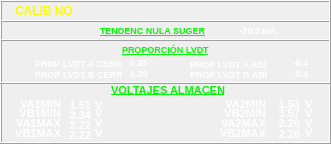
  <widget class="QFrame" name="frCALIB_2">
   <property name="geometry">
    <rect>
     <x>350</x>
     <y>195</y>
     <width>331</width>
     <height>144</height>
    </rect>
   </property>
   <property name="frameShape">
    <enum>QFrame::Box</enum>
   </property>
   <property name="frameShadow">
    <enum>QFrame::Raised</enum>
   </property>
   <widget class="QFrame" name="frCALIB_Sub1_3">
    <property name="geometry">
     <rect>
      <x>0</x>
      <y>20</y>
      <width>331</width>
      <height>21</height>
     </rect>
    </property>
    <property name="frameShape">
     <enum>QFrame::Box</enum>
    </property>
    <property name="frameShadow">
     <enum>QFrame::Raised</enum>
    </property>
    <widget class="QLabel" name="lbTENSUGT_1">
     <property name="geometry">
      <rect>
       <x>100</x>
       <y>2</y>
       <width>120</width>
       <height>16</height>
      </rect>
     </property>
     <property name="font">
      <font>
       <pointsize>7</pointsize>
       <weight>75</weight>
       <bold>true</bold>
       <underline>true</underline>
      </font>
     </property>
     <property name="layoutDirection">
      <enum>Qt::LeftToRight</enum>
     </property>
     <property name="styleSheet">
      <string notr="true">background-color: rgba(255, 255, 255, 0);
color: rgb(8, 247, 8);</string>
     </property>
     <property name="text">
      <string>TENDENC NULA SUGER</string>
     </property>
    </widget>
    <widget class="QLabel" name="lbTENSUGU_3">
     <property name="geometry">
      <rect>
       <x>262</x>
       <y>2</y>
       <width>41</width>
       <height>16</height>
      </rect>
     </property>
     <property name="font">
      <font>
       <pointsize>7</pointsize>
       <weight>75</weight>
       <bold>true</bold>
       <underline>false</underline>
      </font>
     </property>
     <property name="layoutDirection">
      <enum>Qt::LeftToRight</enum>
     </property>
     <property name="styleSheet">
      <string notr="true">background-color: rgba(255, 255, 255, 0);
color: rgb(255, 255, 255);</string>
     </property>
     <property name="text">
      <string>mA</string>
     </property>
    </widget>
    <widget class="QLabel" name="lbTENSUG_3">
     <property name="geometry">
      <rect>
       <x>220</x>
       <y>2</y>
       <width>40</width>
       <height>16</height>
      </rect>
     </property>
     <property name="font">
      <font>
       <pointsize>7</pointsize>
       <weight>75</weight>
       <bold>true</bold>
       <underline>false</underline>
      </font>
     </property>
     <property name="layoutDirection">
      <enum>Qt::LeftToRight</enum>
     </property>
     <property name="styleSheet">
      <string notr="true">background-color: rgba(255, 255, 255, 0);
color: rgb(255, 255, 255);</string>
     </property>
     <property name="text">
      <string>-20.0</string>
     </property>
     <property name="alignment">
      <set>Qt::AlignRight|Qt::AlignTrailing|Qt::AlignVCenter</set>
     </property>
    </widget>
   </widget>
   <widget class="QFrame" name="frCALIB_Sub2_3">
    <property name="geometry">
     <rect>
      <x>0</x>
      <y>39</y>
      <width>331</width>
      <height>45</height>
     </rect>
    </property>
    <property name="frameShape">
     <enum>QFrame::Box</enum>
    </property>
    <property name="frameShadow">
     <enum>QFrame::Raised</enum>
    </property>
    <widget class="QLabel" name="lbTENSUG_2">
     <property name="geometry">
      <rect>
       <x>122</x>
       <y>0</y>
       <width>120</width>
       <height>20</height>
      </rect>
     </property>
     <property name="font">
      <font>
       <pointsize>7</pointsize>
       <weight>75</weight>
       <bold>true</bold>
       <underline>true</underline>
      </font>
     </property>
     <property name="layoutDirection">
      <enum>Qt::LeftToRight</enum>
     </property>
     <property name="styleSheet">
      <string notr="true">background-color: rgba(255, 255, 255, 0);
color: rgb(8, 247, 8);</string>
     </property>
     <property name="text">
      <string>PROPORCIÓN LVDT</string>
     </property>
    </widget>
    <widget class="QLabel" name="lbImpLVD_9">
     <property name="geometry">
      <rect>
       <x>130</x>
       <y>15</y>
       <width>51</width>
       <height>16</height>
      </rect>
     </property>
     <property name="font">
      <font>
       <pointsize>7</pointsize>
       <weight>75</weight>
       <bold>true</bold>
       <underline>false</underline>
      </font>
     </property>
     <property name="layoutDirection">
      <enum>Qt::LeftToRight</enum>
     </property>
     <property name="styleSheet">
      <string notr="true">background-color: rgba(255, 255, 255, 0);
color: rgb(255, 255, 255);</string>
     </property>
     <property name="text">
      <string>0.20</string>
     </property>
     <property name="alignment">
      <set>Qt::AlignLeading|Qt::AlignLeft|Qt::AlignVCenter</set>
     </property>
    </widget>
    <widget class="QLabel" name="lbImpLVDT_9">
     <property name="geometry">
      <rect>
       <x>35</x>
       <y>14</y>
       <width>91</width>
       <height>20</height>
      </rect>
     </property>
     <property name="font">
      <font>
       <pointsize>7</pointsize>
       <weight>75</weight>
       <bold>true</bold>
       <underline>false</underline>
      </font>
     </property>
     <property name="layoutDirection">
      <enum>Qt::LeftToRight</enum>
     </property>
     <property name="styleSheet">
      <string notr="true">background-color: rgba(255, 255, 255, 0);
color: rgb(255, 255, 255);</string>
     </property>
     <property name="text">
      <string>PROP LVDT A CERR</string>
     </property>
    </widget>
    <widget class="QLabel" name="lbImpLVDT_10">
     <property name="geometry">
      <rect>
       <x>35</x>
       <y>25</y>
       <width>91</width>
       <height>20</height>
      </rect>
     </property>
     <property name="font">
      <font>
       <pointsize>7</pointsize>
       <weight>75</weight>
       <bold>true</bold>
       <underline>false</underline>
      </font>
     </property>
     <property name="layoutDirection">
      <enum>Qt::LeftToRight</enum>
     </property>
     <property name="styleSheet">
      <string notr="true">background-color: rgba(255, 255, 255, 0);
color: rgb(255, 255, 255);</string>
     </property>
     <property name="text">
      <string>PROP LVDT B CERR</string>
     </property>
    </widget>
    <widget class="QLabel" name="lbImpLVD_10">
     <property name="geometry">
      <rect>
       <x>130</x>
       <y>26</y>
       <width>51</width>
       <height>16</height>
      </rect>
     </property>
     <property name="font">
      <font>
       <pointsize>7</pointsize>
       <weight>75</weight>
       <bold>true</bold>
       <underline>false</underline>
      </font>
     </property>
     <property name="layoutDirection">
      <enum>Qt::LeftToRight</enum>
     </property>
     <property name="styleSheet">
      <string notr="true">background-color: rgba(255, 255, 255, 0);
color: rgb(255, 255, 255);</string>
     </property>
     <property name="text">
      <string>0.20</string>
     </property>
     <property name="alignment">
      <set>Qt::AlignLeading|Qt::AlignLeft|Qt::AlignVCenter</set>
     </property>
    </widget>
    <widget class="QLabel" name="lbImpLVDT_11">
     <property name="geometry">
      <rect>
       <x>190</x>
       <y>15</y>
       <width>91</width>
       <height>20</height>
      </rect>
     </property>
     <property name="font">
      <font>
       <pointsize>7</pointsize>
       <weight>75</weight>
       <bold>true</bold>
       <underline>false</underline>
      </font>
     </property>
     <property name="layoutDirection">
      <enum>Qt::LeftToRight</enum>
     </property>
     <property name="styleSheet">
      <string notr="true">background-color: rgba(255, 255, 255, 0);
color: rgb(255, 255, 255);</string>
     </property>
     <property name="text">
      <string>PROP LVDT A ABl</string>
     </property>
    </widget>
    <widget class="QLabel" name="lbImpLVD_11">
     <property name="geometry">
      <rect>
       <x>293</x>
       <y>15</y>
       <width>51</width>
       <height>16</height>
      </rect>
     </property>
     <property name="font">
      <font>
       <pointsize>7</pointsize>
       <weight>75</weight>
       <bold>true</bold>
       <underline>false</underline>
      </font>
     </property>
     <property name="layoutDirection">
      <enum>Qt::LeftToRight</enum>
     </property>
     <property name="styleSheet">
      <string notr="true">background-color: rgba(255, 255, 255, 0);
color: rgb(255, 255, 255);</string>
     </property>
     <property name="text">
      <string>-0.4</string>
     </property>
     <property name="alignment">
      <set>Qt::AlignLeading|Qt::AlignLeft|Qt::AlignVCenter</set>
     </property>
    </widget>
    <widget class="QLabel" name="lbImpLVD_12">
     <property name="geometry">
      <rect>
       <x>293</x>
       <y>26</y>
       <width>51</width>
       <height>16</height>
      </rect>
     </property>
     <property name="font">
      <font>
       <pointsize>7</pointsize>
       <weight>75</weight>
       <bold>true</bold>
       <underline>false</underline>
      </font>
     </property>
     <property name="layoutDirection">
      <enum>Qt::LeftToRight</enum>
     </property>
     <property name="styleSheet">
      <string notr="true">background-color: rgba(255, 255, 255, 0);
color: rgb(255, 255, 255);</string>
     </property>
     <property name="text">
      <string>-0.4</string>
     </property>
     <property name="alignment">
      <set>Qt::AlignLeading|Qt::AlignLeft|Qt::AlignVCenter</set>
     </property>
    </widget>
    <widget class="QLabel" name="lbImpLVDT_12">
     <property name="geometry">
      <rect>
       <x>190</x>
       <y>25</y>
       <width>91</width>
       <height>20</height>
      </rect>
     </property>
     <property name="font">
      <font>
       <pointsize>7</pointsize>
       <weight>75</weight>
       <bold>true</bold>
       <underline>false</underline>
      </font>
     </property>
     <property name="layoutDirection">
      <enum>Qt::LeftToRight</enum>
     </property>
     <property name="styleSheet">
      <string notr="true">background-color: rgba(255, 255, 255, 0);
color: rgb(255, 255, 255);</string>
     </property>
     <property name="text">
      <string>PROP LVDT B ABl</string>
     </property>
    </widget>
   </widget>
   <widget class="QLabel" name="lbCALIB_2">
    <property name="geometry">
     <rect>
      <x>15</x>
      <y>3</y>
      <width>81</width>
      <height>16</height>
     </rect>
    </property>
    <property name="font">
     <font>
      <pointsize>9</pointsize>
      <weight>75</weight>
      <bold>true</bold>
      <underline>false</underline>
     </font>
    </property>
    <property name="layoutDirection">
     <enum>Qt::LeftToRight</enum>
    </property>
    <property name="styleSheet">
     <string notr="true">background-color: rgba(255, 255, 255, 0);
color: rgb(252, 252, 3);</string>
    </property>
    <property name="text">
     <string>CALIB NO</string>
    </property>
   </widget>
   <widget class="QLabel" name="lbTENSUGT_9">
    <property name="geometry">
     <rect>
      <x>111</x>
      <y>80</y>
      <width>120</width>
      <height>21</height>
     </rect>
    </property>
    <property name="font">
     <font>
      <pointsize>8</pointsize>
      <weight>75</weight>
      <bold>true</bold>
      <underline>true</underline>
     </font>
    </property>
    <property name="layoutDirection">
     <enum>Qt::LeftToRight</enum>
    </property>
    <property name="styleSheet">
     <string notr="true">background-color: rgba(255, 255, 255, 0);
color: rgb(8, 247, 8);</string>
    </property>
    <property name="text">
     <string>VOLTAJES ALMACEN</string>
    </property>
   </widget>
   <widget class="QLabel" name="lbVolALMT_17">
    <property name="geometry">
     <rect>
      <x>10</x>
      <y>96</y>
      <width>51</width>
      <height>16</height>
     </rect>
    </property>
    <property name="font">
     <font>
      <pointsize>8</pointsize>
      <weight>75</weight>
      <bold>true</bold>
      <underline>false</underline>
     </font>
    </property>
    <property name="layoutDirection">
     <enum>Qt::LeftToRight</enum>
    </property>
    <property name="styleSheet">
     <string notr="true">background-color: rgba(255, 255, 255, 0);
color: rgb(255, 255, 255);</string>
    </property>
    <property name="text">
     <string>VA1MIN</string>
    </property>
    <property name="alignment">
     <set>Qt::AlignRight|Qt::AlignTrailing|Qt::AlignVCenter</set>
    </property>
   </widget>
   <widget class="QLabel" name="lbVolALM_17">
    <property name="geometry">
     <rect>
      <x>56</x>
      <y>95</y>
      <width>35</width>
      <height>20</height>
     </rect>
    </property>
    <property name="font">
     <font>
      <pointsize>8</pointsize>
      <weight>75</weight>
      <bold>true</bold>
      <underline>false</underline>
     </font>
    </property>
    <property name="layoutDirection">
     <enum>Qt::LeftToRight</enum>
    </property>
    <property name="styleSheet">
     <string notr="true">background-color: rgba(255, 255, 255, 0);
color: rgb(255, 255, 255);</string>
    </property>
    <property name="text">
     <string>1.51</string>
    </property>
    <property name="alignment">
     <set>Qt::AlignRight|Qt::AlignTrailing|Qt::AlignVCenter</set>
    </property>
   </widget>
   <widget class="QLabel" name="lbVolALMU_17">
    <property name="geometry">
     <rect>
      <x>95</x>
      <y>97</y>
      <width>31</width>
      <height>16</height>
     </rect>
    </property>
    <property name="font">
     <font>
      <pointsize>8</pointsize>
      <weight>75</weight>
      <bold>true</bold>
      <underline>false</underline>
     </font>
    </property>
    <property name="layoutDirection">
     <enum>Qt::LeftToRight</enum>
    </property>
    <property name="styleSheet">
     <string notr="true">background-color: rgba(255, 255, 255, 0);
color: rgb(255, 255, 255);</string>
    </property>
    <property name="text">
     <string>V</string>
    </property>
   </widget>
   <widget class="QLabel" name="lbVolALMU_18">
    <property name="geometry">
     <rect>
      <x>95</x>
      <y>105</y>
      <width>31</width>
      <height>16</height>
     </rect>
    </property>
    <property name="font">
     <font>
      <pointsize>8</pointsize>
      <weight>75</weight>
      <bold>true</bold>
      <underline>false</underline>
     </font>
    </property>
    <property name="layoutDirection">
     <enum>Qt::LeftToRight</enum>
    </property>
    <property name="styleSheet">
     <string notr="true">background-color: rgba(255, 255, 255, 0);
color: rgb(255, 255, 255);</string>
    </property>
    <property name="text">
     <string>V</string>
    </property>
   </widget>
   <widget class="QLabel" name="lbVolALMT_18">
    <property name="geometry">
     <rect>
      <x>10</x>
      <y>105</y>
      <width>51</width>
      <height>16</height>
     </rect>
    </property>
    <property name="font">
     <font>
      <pointsize>8</pointsize>
      <weight>75</weight>
      <bold>true</bold>
      <underline>false</underline>
     </font>
    </property>
    <property name="layoutDirection">
     <enum>Qt::LeftToRight</enum>
    </property>
    <property name="styleSheet">
     <string notr="true">background-color: rgba(255, 255, 255, 0);
color: rgb(255, 255, 255);</string>
    </property>
    <property name="text">
     <string>VB1MIN</string>
    </property>
    <property name="alignment">
     <set>Qt::AlignRight|Qt::AlignTrailing|Qt::AlignVCenter</set>
    </property>
   </widget>
   <widget class="QLabel" name="lbVolALM_18">
    <property name="geometry">
     <rect>
      <x>56</x>
      <y>105</y>
      <width>35</width>
      <height>20</height>
     </rect>
    </property>
    <property name="font">
     <font>
      <pointsize>8</pointsize>
      <weight>75</weight>
      <bold>true</bold>
      <underline>false</underline>
     </font>
    </property>
    <property name="layoutDirection">
     <enum>Qt::LeftToRight</enum>
    </property>
    <property name="styleSheet">
     <string notr="true">background-color: rgba(255, 255, 255, 0);
color: rgb(255, 255, 255);</string>
    </property>
    <property name="text">
     <string>3.34</string>
    </property>
    <property name="alignment">
     <set>Qt::AlignRight|Qt::AlignTrailing|Qt::AlignVCenter</set>
    </property>
   </widget>
   <widget class="QLabel" name="lbVolALM_19">
    <property name="geometry">
     <rect>
      <x>56</x>
      <y>115</y>
      <width>35</width>
      <height>20</height>
     </rect>
    </property>
    <property name="font">
     <font>
      <pointsize>8</pointsize>
      <weight>75</weight>
      <bold>true</bold>
      <underline>false</underline>
     </font>
    </property>
    <property name="layoutDirection">
     <enum>Qt::LeftToRight</enum>
    </property>
    <property name="styleSheet">
     <string notr="true">background-color: rgba(255, 255, 255, 0);
color: rgb(255, 255, 255);</string>
    </property>
    <property name="text">
     <string>2.22</string>
    </property>
    <property name="alignment">
     <set>Qt::AlignRight|Qt::AlignTrailing|Qt::AlignVCenter</set>
    </property>
   </widget>
   <widget class="QLabel" name="lbVolALMT_19">
    <property name="geometry">
     <rect>
      <x>10</x>
      <y>115</y>
      <width>51</width>
      <height>16</height>
     </rect>
    </property>
    <property name="font">
     <font>
      <pointsize>8</pointsize>
      <weight>75</weight>
      <bold>true</bold>
      <underline>false</underline>
     </font>
    </property>
    <property name="layoutDirection">
     <enum>Qt::LeftToRight</enum>
    </property>
    <property name="styleSheet">
     <string notr="true">background-color: rgba(255, 255, 255, 0);
color: rgb(255, 255, 255);</string>
    </property>
    <property name="text">
     <string>VA1MAX</string>
    </property>
    <property name="alignment">
     <set>Qt::AlignRight|Qt::AlignTrailing|Qt::AlignVCenter</set>
    </property>
   </widget>
   <widget class="QLabel" name="lbVolALMU_19">
    <property name="geometry">
     <rect>
      <x>95</x>
      <y>115</y>
      <width>31</width>
      <height>16</height>
     </rect>
    </property>
    <property name="font">
     <font>
      <pointsize>8</pointsize>
      <weight>75</weight>
      <bold>true</bold>
      <underline>false</underline>
     </font>
    </property>
    <property name="layoutDirection">
     <enum>Qt::LeftToRight</enum>
    </property>
    <property name="styleSheet">
     <string notr="true">background-color: rgba(255, 255, 255, 0);
color: rgb(255, 255, 255);</string>
    </property>
    <property name="text">
     <string>V</string>
    </property>
   </widget>
   <widget class="QLabel" name="lbVolALM_20">
    <property name="geometry">
     <rect>
      <x>56</x>
      <y>125</y>
      <width>35</width>
      <height>20</height>
     </rect>
    </property>
    <property name="font">
     <font>
      <pointsize>8</pointsize>
      <weight>75</weight>
      <bold>true</bold>
      <underline>false</underline>
     </font>
    </property>
    <property name="layoutDirection">
     <enum>Qt::LeftToRight</enum>
    </property>
    <property name="styleSheet">
     <string notr="true">background-color: rgba(255, 255, 255, 0);
color: rgb(255, 255, 255);</string>
    </property>
    <property name="text">
     <string>2.22</string>
    </property>
    <property name="alignment">
     <set>Qt::AlignRight|Qt::AlignTrailing|Qt::AlignVCenter</set>
    </property>
   </widget>
   <widget class="QLabel" name="lbVolALMU_20">
    <property name="geometry">
     <rect>
      <x>95</x>
      <y>125</y>
      <width>31</width>
      <height>16</height>
     </rect>
    </property>
    <property name="font">
     <font>
      <pointsize>8</pointsize>
      <weight>75</weight>
      <bold>true</bold>
      <underline>false</underline>
     </font>
    </property>
    <property name="layoutDirection">
     <enum>Qt::LeftToRight</enum>
    </property>
    <property name="styleSheet">
     <string notr="true">background-color: rgba(255, 255, 255, 0);
color: rgb(255, 255, 255);</string>
    </property>
    <property name="text">
     <string>V</string>
    </property>
   </widget>
   <widget class="QLabel" name="lbVolALMT_20">
    <property name="geometry">
     <rect>
      <x>10</x>
      <y>125</y>
      <width>51</width>
      <height>16</height>
     </rect>
    </property>
    <property name="font">
     <font>
      <pointsize>8</pointsize>
      <weight>75</weight>
      <bold>true</bold>
      <underline>false</underline>
     </font>
    </property>
    <property name="layoutDirection">
     <enum>Qt::LeftToRight</enum>
    </property>
    <property name="styleSheet">
     <string notr="true">background-color: rgba(255, 255, 255, 0);
color: rgb(255, 255, 255);</string>
    </property>
    <property name="text">
     <string>VB1MAX</string>
    </property>
    <property name="alignment">
     <set>Qt::AlignRight|Qt::AlignTrailing|Qt::AlignVCenter</set>
    </property>
   </widget>
   <widget class="QLabel" name="lbVolALM_21">
    <property name="geometry">
     <rect>
      <x>265</x>
      <y>94</y>
      <width>35</width>
      <height>20</height>
     </rect>
    </property>
    <property name="font">
     <font>
      <pointsize>8</pointsize>
      <weight>75</weight>
      <bold>true</bold>
      <underline>false</underline>
     </font>
    </property>
    <property name="layoutDirection">
     <enum>Qt::LeftToRight</enum>
    </property>
    <property name="styleSheet">
     <string notr="true">background-color: rgba(255, 255, 255, 0);
color: rgb(255, 255, 255);</string>
    </property>
    <property name="text">
     <string>1.53</string>
    </property>
    <property name="alignment">
     <set>Qt::AlignRight|Qt::AlignTrailing|Qt::AlignVCenter</set>
    </property>
   </widget>
   <widget class="QLabel" name="lbVolALMU_21">
    <property name="geometry">
     <rect>
      <x>305</x>
      <y>96</y>
      <width>31</width>
      <height>16</height>
     </rect>
    </property>
    <property name="font">
     <font>
      <pointsize>8</pointsize>
      <weight>75</weight>
      <bold>true</bold>
      <underline>false</underline>
     </font>
    </property>
    <property name="layoutDirection">
     <enum>Qt::LeftToRight</enum>
    </property>
    <property name="styleSheet">
     <string notr="true">background-color: rgba(255, 255, 255, 0);
color: rgb(255, 255, 255);</string>
    </property>
    <property name="text">
     <string>V</string>
    </property>
   </widget>
   <widget class="QLabel" name="lbVolALMT_21">
    <property name="geometry">
     <rect>
      <x>215</x>
      <y>96</y>
      <width>51</width>
      <height>16</height>
     </rect>
    </property>
    <property name="font">
     <font>
      <pointsize>8</pointsize>
      <weight>75</weight>
      <bold>true</bold>
      <underline>false</underline>
     </font>
    </property>
    <property name="layoutDirection">
     <enum>Qt::LeftToRight</enum>
    </property>
    <property name="styleSheet">
     <string notr="true">background-color: rgba(255, 255, 255, 0);
color: rgb(255, 255, 255);</string>
    </property>
    <property name="text">
     <string>VA2MIN</string>
    </property>
    <property name="alignment">
     <set>Qt::AlignRight|Qt::AlignTrailing|Qt::AlignVCenter</set>
    </property>
   </widget>
   <widget class="QLabel" name="lbVolALMU_22">
    <property name="geometry">
     <rect>
      <x>305</x>
      <y>105</y>
      <width>31</width>
      <height>16</height>
     </rect>
    </property>
    <property name="font">
     <font>
      <pointsize>8</pointsize>
      <weight>75</weight>
      <bold>true</bold>
      <underline>false</underline>
     </font>
    </property>
    <property name="layoutDirection">
     <enum>Qt::LeftToRight</enum>
    </property>
    <property name="styleSheet">
     <string notr="true">background-color: rgba(255, 255, 255, 0);
color: rgb(255, 255, 255);</string>
    </property>
    <property name="text">
     <string>V</string>
    </property>
   </widget>
   <widget class="QLabel" name="lbVolALMT_22">
    <property name="geometry">
     <rect>
      <x>215</x>
      <y>105</y>
      <width>51</width>
      <height>16</height>
     </rect>
    </property>
    <property name="font">
     <font>
      <pointsize>8</pointsize>
      <weight>75</weight>
      <bold>true</bold>
      <underline>false</underline>
     </font>
    </property>
    <property name="layoutDirection">
     <enum>Qt::LeftToRight</enum>
    </property>
    <property name="styleSheet">
     <string notr="true">background-color: rgba(255, 255, 255, 0);
color: rgb(255, 255, 255);</string>
    </property>
    <property name="text">
     <string>VB2MIN</string>
    </property>
    <property name="alignment">
     <set>Qt::AlignRight|Qt::AlignTrailing|Qt::AlignVCenter</set>
    </property>
   </widget>
   <widget class="QLabel" name="lbVolALM_22">
    <property name="geometry">
     <rect>
      <x>265</x>
      <y>103</y>
      <width>35</width>
      <height>20</height>
     </rect>
    </property>
    <property name="font">
     <font>
      <pointsize>8</pointsize>
      <weight>75</weight>
      <bold>true</bold>
      <underline>false</underline>
     </font>
    </property>
    <property name="layoutDirection">
     <enum>Qt::LeftToRight</enum>
    </property>
    <property name="styleSheet">
     <string notr="true">background-color: rgba(255, 255, 255, 0);
color: rgb(255, 255, 255);</string>
    </property>
    <property name="text">
     <string>3.57</string>
    </property>
    <property name="alignment">
     <set>Qt::AlignRight|Qt::AlignTrailing|Qt::AlignVCenter</set>
    </property>
   </widget>
   <widget class="QLabel" name="lbVolALM_23">
    <property name="geometry">
     <rect>
      <x>265</x>
      <y>113</y>
      <width>35</width>
      <height>20</height>
     </rect>
    </property>
    <property name="font">
     <font>
      <pointsize>8</pointsize>
      <weight>75</weight>
      <bold>true</bold>
      <underline>false</underline>
     </font>
    </property>
    <property name="layoutDirection">
     <enum>Qt::LeftToRight</enum>
    </property>
    <property name="styleSheet">
     <string notr="true">background-color: rgba(255, 255, 255, 0);
color: rgb(255, 255, 255);</string>
    </property>
    <property name="text">
     <string>2.26</string>
    </property>
    <property name="alignment">
     <set>Qt::AlignRight|Qt::AlignTrailing|Qt::AlignVCenter</set>
    </property>
   </widget>
   <widget class="QLabel" name="lbVolALMT_23">
    <property name="geometry">
     <rect>
      <x>215</x>
      <y>115</y>
      <width>51</width>
      <height>16</height>
     </rect>
    </property>
    <property name="font">
     <font>
      <pointsize>8</pointsize>
      <weight>75</weight>
      <bold>true</bold>
      <underline>false</underline>
     </font>
    </property>
    <property name="layoutDirection">
     <enum>Qt::LeftToRight</enum>
    </property>
    <property name="styleSheet">
     <string notr="true">background-color: rgba(255, 255, 255, 0);
color: rgb(255, 255, 255);</string>
    </property>
    <property name="text">
     <string>VA2MAX</string>
    </property>
    <property name="alignment">
     <set>Qt::AlignRight|Qt::AlignTrailing|Qt::AlignVCenter</set>
    </property>
   </widget>
   <widget class="QLabel" name="lbVolALMU_23">
    <property name="geometry">
     <rect>
      <x>305</x>
      <y>115</y>
      <width>31</width>
      <height>16</height>
     </rect>
    </property>
    <property name="font">
     <font>
      <pointsize>8</pointsize>
      <weight>75</weight>
      <bold>true</bold>
      <underline>false</underline>
     </font>
    </property>
    <property name="layoutDirection">
     <enum>Qt::LeftToRight</enum>
    </property>
    <property name="styleSheet">
     <string notr="true">background-color: rgba(255, 255, 255, 0);
color: rgb(255, 255, 255);</string>
    </property>
    <property name="text">
     <string>V</string>
    </property>
   </widget>
   <widget class="QLabel" name="lbVolALMU_24">
    <property name="geometry">
     <rect>
      <x>305</x>
      <y>125</y>
      <width>31</width>
      <height>16</height>
     </rect>
    </property>
    <property name="font">
     <font>
      <pointsize>8</pointsize>
      <weight>75</weight>
      <bold>true</bold>
      <underline>false</underline>
     </font>
    </property>
    <property name="layoutDirection">
     <enum>Qt::LeftToRight</enum>
    </property>
    <property name="styleSheet">
     <string notr="true">background-color: rgba(255, 255, 255, 0);
color: rgb(255, 255, 255);</string>
    </property>
    <property name="text">
     <string>V</string>
    </property>
   </widget>
   <widget class="QLabel" name="lbVolALM_24">
    <property name="geometry">
     <rect>
      <x>265</x>
      <y>124</y>
      <width>35</width>
      <height>20</height>
     </rect>
    </property>
    <property name="font">
     <font>
      <pointsize>8</pointsize>
      <weight>75</weight>
      <bold>true</bold>
      <underline>false</underline>
     </font>
    </property>
    <property name="layoutDirection">
     <enum>Qt::LeftToRight</enum>
    </property>
    <property name="styleSheet">
     <string notr="true">background-color: rgba(255, 255, 255, 0);
color: rgb(255, 255, 255);</string>
    </property>
    <property name="text">
     <string>2.26</string>
    </property>
    <property name="alignment">
     <set>Qt::AlignRight|Qt::AlignTrailing|Qt::AlignVCenter</set>
    </property>
   </widget>
   <widget class="QLabel" name="lbVolALMT_24">
    <property name="geometry">
     <rect>
      <x>215</x>
      <y>125</y>
      <width>51</width>
      <height>16</height>
     </rect>
    </property>
    <property name="font">
     <font>
      <pointsize>8</pointsize>
      <weight>75</weight>
      <bold>true</bold>
      <underline>false</underline>
     </font>
    </property>
    <property name="layoutDirection">
     <enum>Qt::LeftToRight</enum>
    </property>
    <property name="styleSheet">
     <string notr="true">background-color: rgba(255, 255, 255, 0);
color: rgb(255, 255, 255);</string>
    </property>
    <property name="text">
     <string>VB2MAX</string>
    </property>
    <property name="alignment">
     <set>Qt::AlignRight|Qt::AlignTrailing|Qt::AlignVCenter</set>
    </property>
   </widget>
  </widget>
